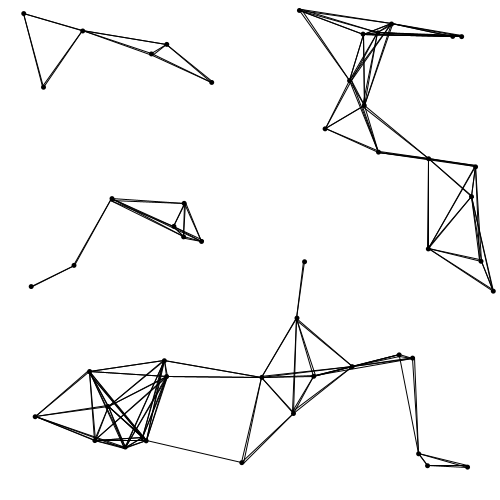
Frame 1 (no input)
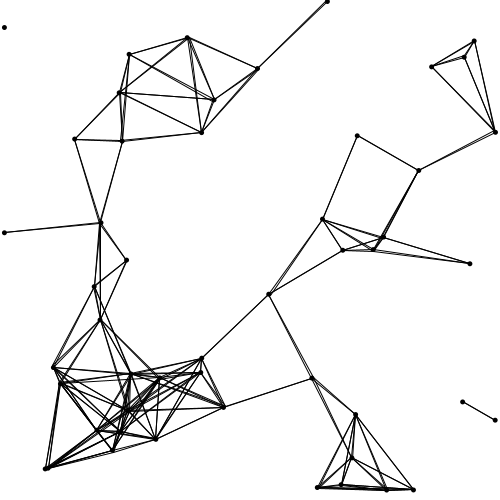
Frame 60 (the mouse pressed at the canvas centre just before this capture)
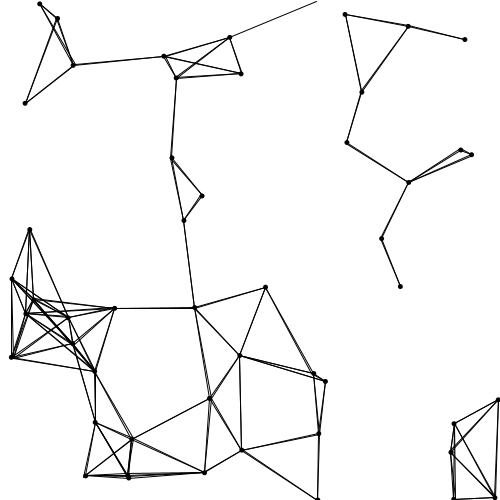
Frame 120 (the mouse held since frame 60 and released just before this capture)

The Processing sketch that drew these frames (run headless with seeded random() and noise(); from frame 60 on, the mouse is pressed at the canvas centre):

// Processing sketch: sketch_181001d
// ── sketch_181001d.pde
ArrayList<Blob> myBlobs = new ArrayList<Blob>();

void setup() {
  size(500, 500);
  background(255);
  
  for (int i = 0; i < 50; i++) {
    Blob myBlob = new Blob();
    myBlobs.add(myBlob);
  }
}

void draw() {
  background(255);
  
  for(Blob myBlob: myBlobs) {
    myBlob.move();
    myBlob.display();
  }
}

class Blob {
  float x;
  float y;
  float xSpeed;
  float ySpeed;
  
  Blob() {
    this.x = random(width);
    this.y = random(height);
    this.xSpeed = random(-2, 2);
    this.ySpeed = random(-2, 2);
  }
  
  void move() {
    this.x += this.xSpeed;
    this.y += this.ySpeed;
    
    if (this.x < 0) {
      this.x = width;
    }
    
    if (this.y < 0) {
      this.y = height;
    }
    
    if (this.x > width) {
       this.x = 0;
    }
    
    if (this.y > height) {
      this.y = 0;
    }
  }
  
  void display() {
    noStroke();
    fill(0);
    ellipse(this.x, this.y, 5, 5);
    
    for (Blob thatBlob: myBlobs) {
      if (this != thatBlob) {
        float distance = dist(this.x, this.y, thatBlob.x, thatBlob.y);
        
        if (distance < 100) {
          stroke(0);
          noFill();
          line(this.x, this.y, thatBlob.x, thatBlob.y);
        }
      }
    }
  }
}
